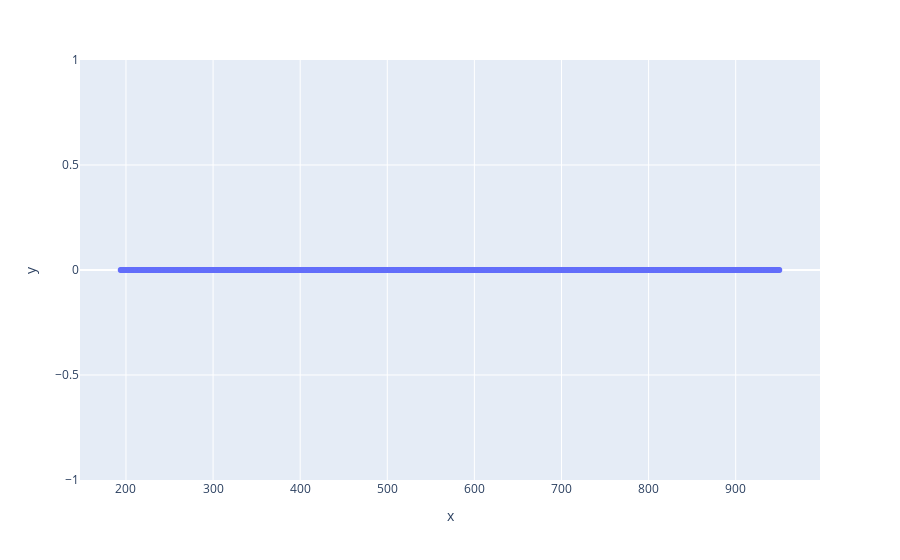

This figure's notebook cell:
### Code cell
diff = [data[i] - calculated[i] for i in calculated.keys()]
px.scatter(x = list(calculated.keys()),y=diff)

### Figure 1 — Plotly figure (JSON) as saved in the notebook; plotly's stock layout.template omitted (floating-point values rounded to 4 significant figures; data arrays with more than 128 entries replaced by an {"elided": "..."} marker saying what was removed)
{"data": [{"hovertemplate": "x=%{x}<br>y=%{y}<extra></extra>", "legendgroup": "", "marker": {"color": "#636efa", "symbol": "circle"}, "mode": "markers", "name": "", "orientation": "v", "showlegend": false, "type": "scatter", "x": {"elided": "757 int values"}, "xaxis": "x", "y": {"elided": "757 int values"}, "yaxis": "y"}], "layout": {"legend": {"tracegroupgap": 0}, "margin": {"t": 60}, "xaxis": {"anchor": "y", "domain": [0, 1], "title": {"text": "x"}}, "yaxis": {"anchor": "x", "domain": [0, 1], "title": {"text": "y"}}}}
